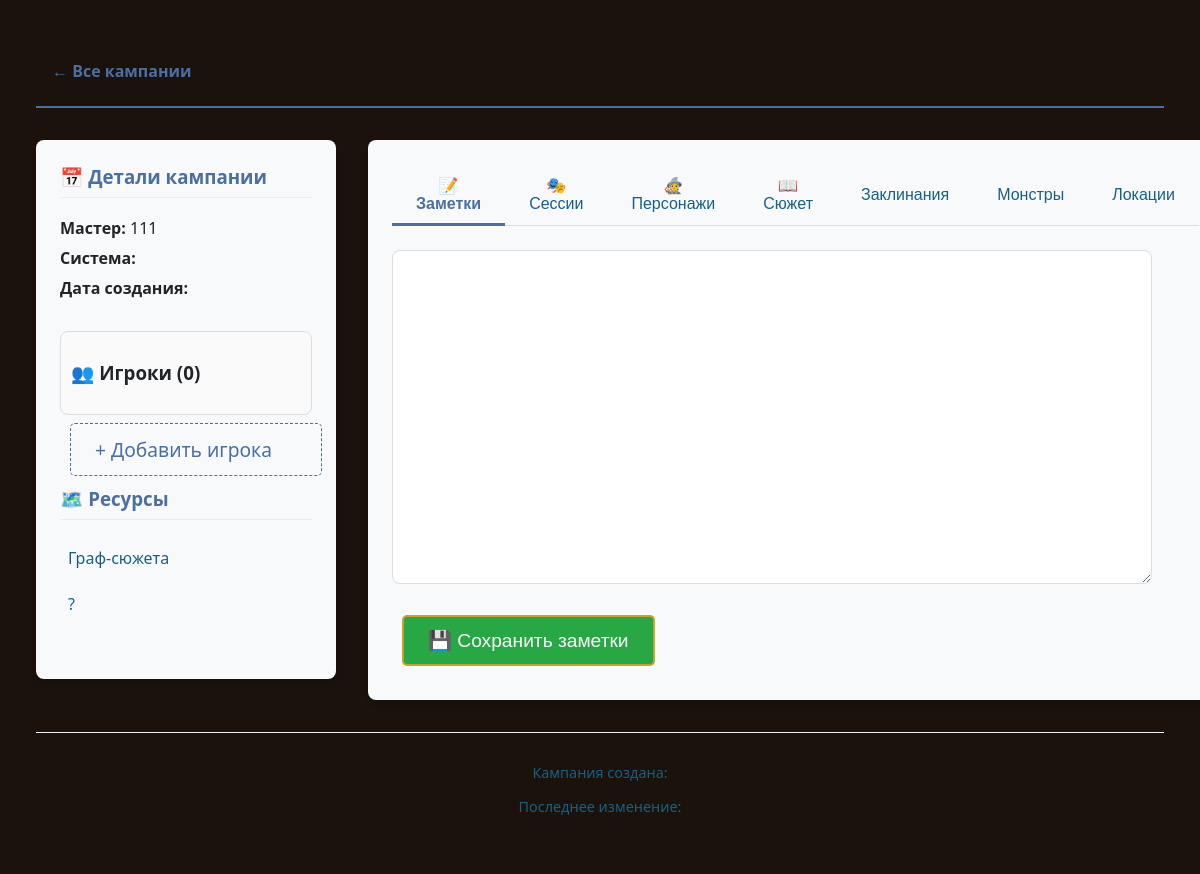
/campaigns/11 (signed in), run on an earlier commit of the app's database.
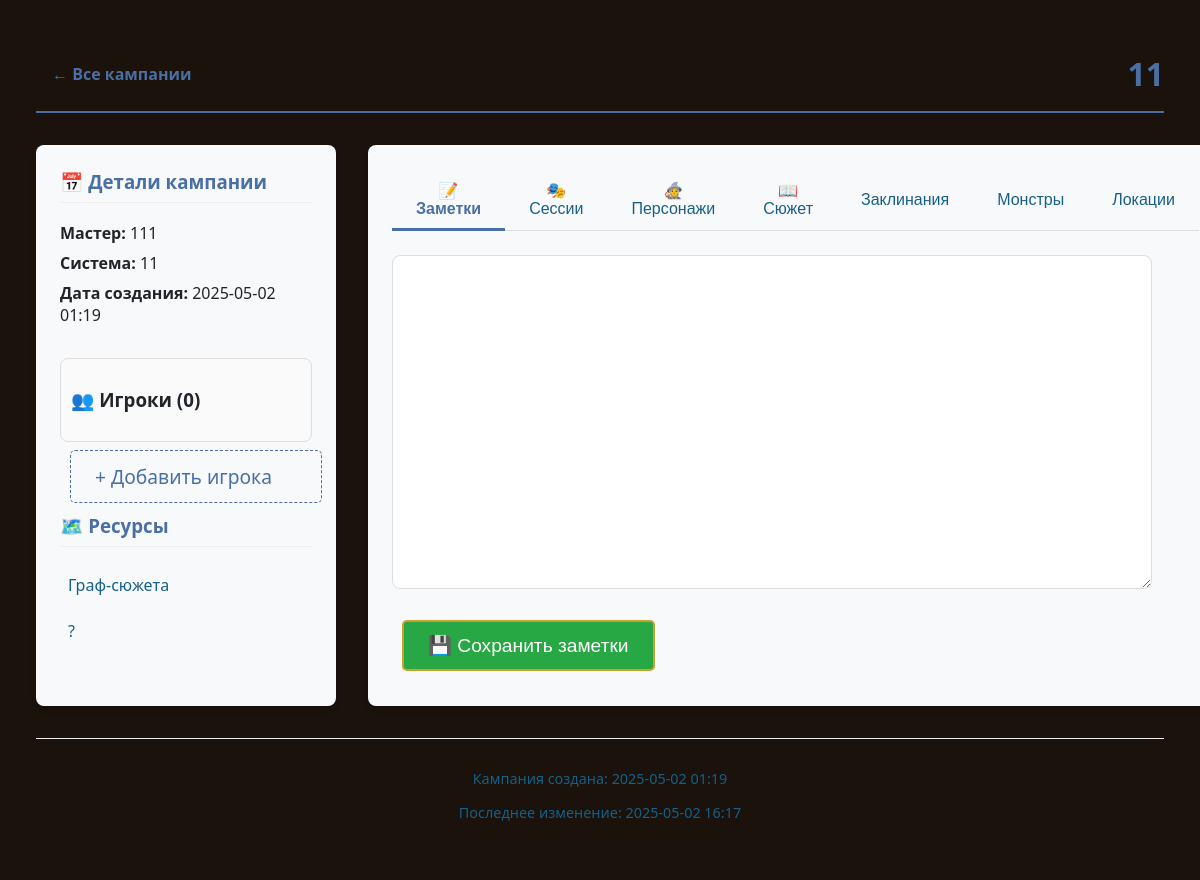
And on a later commit of the database.
### data/user.py (models this page shows, shortened)
class User(SqlAlchemyBase, UserMixin):
    __tablename__ = 'users'
    id = sa.Column(sa.Integer, primary_key=True)
    username = sa.Column(sa.String(50), unique=True, nullable=False)
    email = sa.Column(sa.String(100), unique=True)
    hashed_password = sa.Column(sa.String(200))
    is_active = sa.Column(sa.Boolean, default=True)
    campaigns = relationship("Campaign", back_populates="user")
    @property
    def is_authenticated(self):
        return True

### data/campaign.py (models this page shows)
class Campaign(SqlAlchemyBase):
    __tablename__ = 'campaigns'
    id = sa.Column(sa.Integer, primary_key=True)
    title = sa.Column(sa.String(100), nullable=False)
    system = sa.Column(sa.String(100), nullable=False)
    description = sa.Column(sa.Text)
    created_date = sa.Column(sa.DateTime, default=datetime.now)
    updated_date = sa.Column(sa.DateTime, default=datetime.now, onupdate=datetime.now)
    user_id = sa.Column(sa.Integer, sa.ForeignKey('users.id'))
    user = relationship("User", back_populates="campaigns")
    players = relationship("Player", back_populates="campaign")
    items = relationship("Item", back_populates="campaign")
    npcs = relationship("NPC", back_populates="campaign")
    spells = relationship("Spell", back_populates="campaign")
    monsters = relationship("Monster", back_populates="campaign")
    locations = relationship("Location", back_populates="campaign")
    events = relationship("Event", back_populates="campaign")
    @property
    def created_date_formatted(self):
        return self.created_date.strftime("%Y-%m-%d %H:%M")
    @property
    def updated_date_formatted(self):
        return self.updated_date.strftime("%Y-%m-%d %H:%M")

### main.py (the view)
@app.route('/campaigns/<title>')
def current_campaigns(title):
    if not current_user.is_authenticated:
        return redirect(url_for('login'))
    session = create_session()
    campaign = session.query(Campaign).filter(Campaign.title == title, Campaign.user_id == current_user.id).first()
    session.commit()
    return render_template('campaign/campaign.html', campaign=campaign, username=current_user.username)

### data/db_session.py (called while the page is built)
def create_session() -> Session:
    global __factory
    return __factory()

### main.py (called while the page is built)
@login_manager.user_loader
def load_user(user_id):
    session = create_session()
    return session.query(User).get(int(user_id))

### templates/campaign/campaign.html (shortened to what this page needs)
{% extends "base.html" %}
{% block styles %}
<link rel="stylesheet" href="{{ url_for('static', filename='css/campaign.css') }}">
{% endblock %}
{% block content %}
<div class="campaign-page">
  <nav class="campaign-nav">
    <a href="{{ url_for('campaigns') }}" class="back-btn">← Все кампании</a>
    <h1 class="campaign-title">{{ campaign.title }}</h1>
  </nav>
  <div class="campaign-layout">
    <aside class="campaign-sidebar">
      <div class="sidebar-section">
        <h3>📅 Детали кампании</h3>
        <div class="campaign-meta">
          <p><strong>Мастер:</strong> {{ username }}</p>
          <p><strong>Система:</strong> {{ campaign.system }}</p>
          <p><strong>Дата создания:</strong> {{ campaign.created_date_formatted }}</p>
        </div>
      </div>
      <div class="player-list-container">
        <h3>👥 Игроки ({{ campaign.players|length }})</h3>
      </div>
      <a href="{{ url_for('add_player', title=campaign.title) }}" class="btn add-player-btn">+ Добавить игрока</a>
      <div class="sidebar-section">
        <h3>🗺️ Ресурсы</h3>
        <div class="resources-list">
          <a href="#" class="resource-link">Граф-сюжета</a>
          <a href="#" class="resource-link">?</a>
        </div>
      </div>
    </aside>
    <main class="campaign-main">
      <div class="campaign-tabs">
        <button class="tab-btn active" data-tab="notes">📝 Заметки</button>
        <button class="tab-btn" data-tab="lore">🎭 Сессии</button>
        <button class="tab-btn" data-tab="characters">🧙 Персонажи</button>
        <button class="tab-btn" data-tab="lore">📖 Сюжет</button>
        <button class="tab-btn" data-tab="lore">Заклинания</button>
        <button class="tab-btn" data-tab="lore">Монстры</button>
        <button class="tab-btn" data-tab="lore">Локации</button>
      </div>
      <div class="tab-content active" id="notes">
        <div class="editor-container">
          <textarea class="campaign-notes">{{ campaign.notes }}</textarea>
        </div>
        <button class="btn save-btn">💾 Сохранить заметки</button>
      </div>
    </main>
  </div>
  <footer class="campaign-footer">
    <p>Кампания создана: {{ campaign.created_date_formatted }}</p>
    <p>Последнее изменение: {{ campaign.updated_date_formatted }}</p>
  </footer>
</div>
{% endblock %}

### templates/base.html (shortened to what this page needs)
<!DOCTYPE html>
<html lang="en">
<head>
    <link rel="stylesheet" href="{{ url_for('static', filename='css/base.css') }}">
    {% block styles %}{% endblock %}
</head>
<body>
    <main class="container">
        {% block content %}{% endblock %}
    </main>
</body>
</html>

### static/css/base.css (style rules this page uses)
body { background-color: #1a120b; color: #e0d8b0; margin: 0; padding: 0; min-height: 100vh; }
.container { max-width: 1200px; margin: 0 auto; padding: 20px; }
a { color: #c9a227; text-decoration: none; transition: all 0.3s; }
.btn { display: inline-block; background: #5e2c04; color: #e0d8b0; padding: 12px 24px; margin: 10px; border: 2px solid #c9a227; border-radius: 5px; font-size: 1.2rem; cursor: pointer; transition: all 0.3s; }

### static/css/campaign.css (style rules this page uses)
:root { --primary-color: #4a6fa5; --secondary-color: #166088; --accent-color: #4fc3f7; --light-color: #f8f9fa; --dark-color: #343a40; --text-light: #ffffff; --text-dark: #212529; --success-color: #28a745; --warning-color: #ffc107; --danger-color: #dc3545; --shadow: 0 4px 6px rgba(0, 0, 0, 0.1); --border-radius: 8px; }
.campaign-page { font-family: 'Segoe UI', Tahoma, Geneva, Verdana, sans-serif; color: var(--text-dark); max-width: 1400px; margin: 0 auto; padding: 1rem; }
.campaign-nav { display: flex; justify-content: space-between; align-items: center; padding: 1rem 0; margin-bottom: 2rem; border-bottom: 2px solid var(--primary-color); }
.back-btn { color: var(--primary-color); text-decoration: none; font-weight: bold; padding: 0.5rem 1rem; border-radius: var(--border-radius); transition: all 0.3s ease; }
.campaign-title { margin: 0; color: var(--primary-color); font-size: 2rem; }
.campaign-layout { display: grid; grid-template-columns: 300px 1fr; gap: 2rem; margin-bottom: 2rem; }
.campaign-sidebar { background-color: var(--light-color); border-radius: var(--border-radius); padding: 1.5rem; box-shadow: var(--shadow); height: fit-content; }
.sidebar-section { margin-bottom: 2rem; }
.sidebar-section h3 { color: var(--primary-color); margin-top: 0; border-bottom: 1px solid #eee; padding-bottom: 0.5rem; }
.campaign-meta p { margin: 0.5rem 0; }
.player-list-container { max-height: 300px; overflow-y: auto; border: 1px solid #ddd; border-radius: 8px; padding: 10px; background-color: #fafafa; }
.add-player-btn { width: 80%; margin-top: 0.5rem; background-color: var(--light-color); border: 1px dashed var(--primary-color); color: var(--primary-color); }
.resources-list { display: flex; flex-direction: column; gap: 0.5rem; }
.resource-link { color: var(--secondary-color); text-decoration: none; padding: 0.5rem; border-radius: 4px; transition: all 0.3s ease; }
.campaign-main { background-color: var(--light-color); border-radius: var(--border-radius); box-shadow: var(--shadow); padding: 1.5rem; }
.campaign-tabs { display: flex; border-bottom: 1px solid #ddd; margin-bottom: 1.5rem; }
.tab-btn { padding: 0.75rem 1.5rem; background: none; border: none; cursor: pointer; font-size: 1rem; color: var(--secondary-color); position: relative; }
.tab-btn.active { color: var(--primary-color); font-weight: bold; }
.tab-btn.active::after { content: ''; position: absolute; bottom: -1px; left: 0; right: 0; height: 3px; background-color: var(--primary-color); }
.tab-content { display: none; }
.tab-content.active { display: block; }
.editor-container { margin-bottom: 1rem; }
.campaign-notes { width: 90%; min-height: 300px; padding: 1rem; border: 1px solid #ddd; border-radius: var(--border-radius); font-family: inherit; resize: vertical; }
.save-btn { background-color: var(--success-color); color: white; }
.campaign-footer { text-align: center; color: var(--secondary-color); font-size: 0.9rem; padding: 1rem; border-top: 1px solid #eee; margin-top: 2rem; }

What changed in the data, as far as the page shows it:
now on this page (row edited): Campaign: title "11", system "11", created_date_formatted "2025-05-02 01:19", updated_date_formatted "2025-05-02 16:17"
